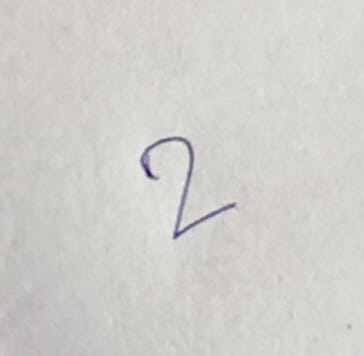
#> input picture uploads/WhatsApp Image 2026-03-16 at 5.56.43 PM.jpeg, 364 x 356 px
$ python -i utils.py   (imports and definitions only)
#> lines starting #> are read from the running program, lines starting #| are printed output that depends on the picture; after the words box and inside, x2 and y2 are one past the last pixel; in counts of white or black regions, pixels touching at a corner belong together
import cv2
import torch
import numpy as np

def preprocess_image(image_path):

    img = cv2.imread(image_path)
#> img is the input picture: shape (356, 364, 3); mean B, G, R 203.6, 206.9, 208.7

    # convert to grayscale
    img = cv2.cvtColor(img, cv2.COLOR_BGR2GRAY)
#> img: shape (356, 364)

    # invert colors (MNIST style)
    img = cv2.bitwise_not(img)
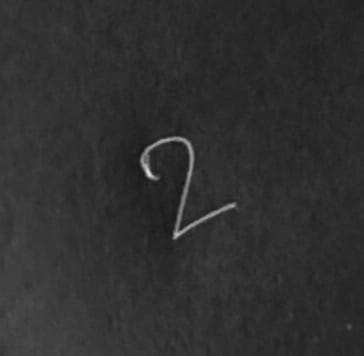
#> img: shape (356, 364); min 19, max 226, mean 47.8

    # threshold to isolate digit
    _, img = cv2.threshold(img, 50, 255, cv2.THRESH_BINARY)
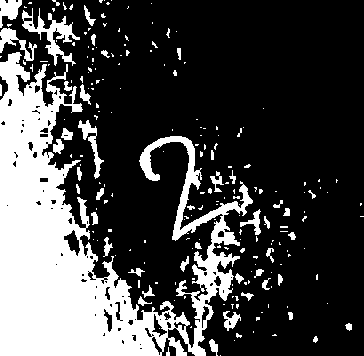
#> img: shape (356, 364); 27.4% white; 218 white regions (169 under 20 px)

    # find contours (digit boundary)
    contours, _ = cv2.findContours(img, cv2.RETR_EXTERNAL, cv2.CHAIN_APPROX_SIMPLE)
#> contours = 217 contours, 178 with area under 20; largest, box (x1, y1, x2, y2) and area: (0, 52, 253, 356) 29757, (22, 8, 80, 66) 791, (0, 28, 37, 61) 326, (78, 120, 104, 179) 309, (0, 0, 22, 28) 302

    if contours:
        c = max(contours, key=cv2.contourArea)
#> c = contour of 1514 points, box (x1, y1, x2, y2) (0, 52, 253, 356), area 29757
        x,y,w,h = cv2.boundingRect(c)
#> x = 0; y = 52; w = 253; h = 304
        img = img[y:y+h, x:x+w]
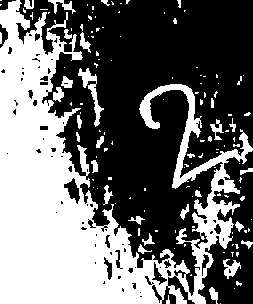
#> img: shape (304, 253); 42.7% white; 138 white regions (106 under 20 px), largest, box (x1, y1, x2, y2) and area: (0, 0, 253, 304) 29960, (78, 68, 104, 127) 397, (223, 259, 241, 279) 181

    # resize digit while preserving shape
    img = cv2.resize(img, (20,20))
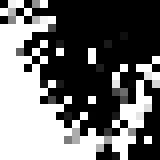
#> img: shape (20, 20) (shown 8 times larger); min 0, max 255, mean 108.7

    # place digit in 28x28 canvas
    canvas = np.zeros((28,28))

    canvas[4:24,4:24] = img
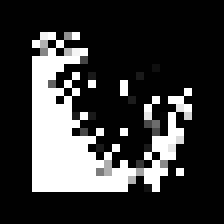
#> canvas: shape (28, 28) float64 (shown 8 times larger); min 0, max 255, mean 55.5

    img = canvas / 255.0
#> img: shape (28, 28) float64

    img = img.reshape(1,1,28,28)

#> (the run stopped early here; a loop or call above may not have finished)
